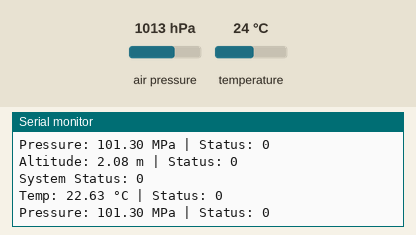
The sketch below on a simulated Arduino Uno, built with avr-gcc and run on an emulated ATmega328P. Parts: the last lines printed to the serial monitor. Inputs (shaded band) come from the test bench; at power-on: air pressure 1013 hPa, temperature 24 °C.

Above: at 1.2 s.
1.3 s: air pressure set to 952 hPa
At 1.49 s:
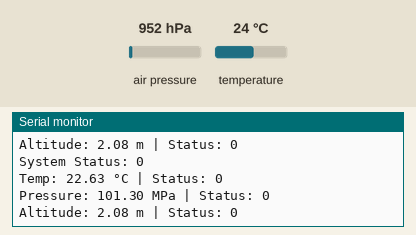
2.8 s: temperature set to 12 °C
At 3.16 s:
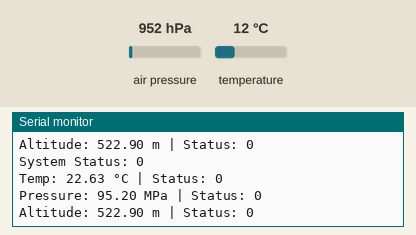
4.3 s: air pressure set to 975 hPa
At 4.83 s:
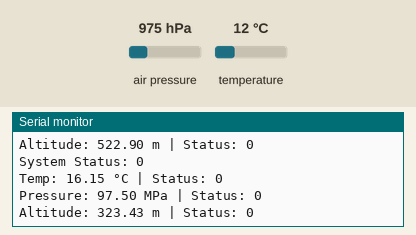
5.8 s: air pressure set to 1048 hPa
At 6.51 s:
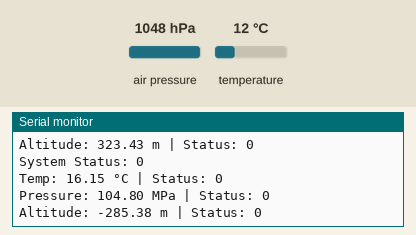
Timing chart, 0 to 8.8 s (numbered marks = the images above; inputs shaded):
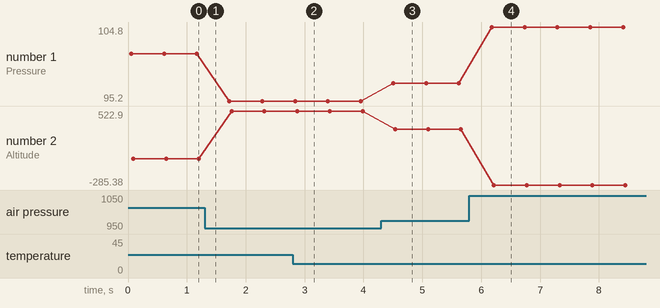

The sketch:

BMP_CV1.1.ino
```cpp
// In this file you can find the first version of the code with some corrections.

#include "Adafruit_Sensor.h"
#include "Adafruit_INA219.h"
#include "Adafruit_BMP280.h"
#include <limits.h>

#define TIMEOUT_US 5000

Adafruit_BMP280 bmp;

/**
 * @brief Returns the current temperature multiplied by 100 to preserve 2 decimal places.
 */
unsigned short getTemperature(long* output) {

  unsigned long start = micros();

  // Raw data acquisition
  float rawTemperature = bmp.readTemperature();

  // Temperature Correction
  float correctedTemperature = (rawTemperature + 17.959) / 1.8541;

  // Timeout check
  if (micros() - start > TIMEOUT_US) {
    return 3;
  }

  // Data processing
  double tempScaled = correctedTemperature * 100.0;

  // Error Validation
  if (tempScaled > INT32_MAX) {
    *output = INT32_MAX;
    return 1;
  }
  else if (tempScaled < -(INT32_MAX + 1)) {
    *output = -(INT32_MAX + 1);
    return 2;
  }

  *output = (long)tempScaled;
  return 0;
}

/**
 * @brief Returns the current presion (MPa) multiplied by 100 to preserve 2 decimal places.
 */
unsigned short getPressure(long* output) {

  unsigned long start = micros();

  // Raw data acquisition
  float rawPressure = bmp.readPressure() / 1000.0;

  // Timeout check
  if (micros() - start > TIMEOUT_US) {
    return 3;
  }

  // Data processing
  double pressureScaled = rawPressure * 100.0;

  // Error Validation
  if (pressureScaled > INT32_MAX) {
    *output = INT32_MAX;
    return 1;
  }
  else if (pressureScaled < -(INT32_MAX + 1)) {
    *output = -(INT32_MAX + 1);
    return 2;
  }

  *output = (long)pressureScaled;
  return 0;
}

/**
 * @brief Returns the current altitude multiplied by 100 to preserve 2 decimal places.
 */
unsigned short getAltitude(long* output) {

  unsigned long start = micros();

  //Raw data acquisition
  float rawAltitude = bmp.readAltitude(1013.25);

  // Timeout check
  if (micros() - start > TIMEOUT_US) {
    return 3;
  }

  // Data processing
  double altitudeScaled = rawAltitude * 100.0;

  // Error Validation
  if (altitudeScaled > INT32_MAX) {
    *output = INT32_MAX;
    return 1;
  }
  else if (altitudeScaled < -(INT32_MAX + 1)) {
    *output = -(INT32_MAX + 1);
    return 2;
  }

  *output = (long)altitudeScaled;
  return 0;
}

/**
 * @brief Devuelve 0 si todo esta bien y 1 si el sensor reporta error.
 */
unsigned short getSystemStatus() {
  long temperature;
  long pressure;
  long altitude;

  unsigned short tStatus = getTemperature(&temperature);
  unsigned short pStatus = getPressure(&pressure);
  unsigned short aStatus = getAltitude(&altitude);

  if (tStatus == 0 && pStatus == 0 && aStatus == 0) {
    return 0;
  }

  return 1;
}

void setup() {
  Serial.begin(9600);
  bmp.begin(0x76);

  // Continuous measurement mode
  bmp.setSampling(
    Adafruit_BMP280::MODE_NORMAL,
    Adafruit_BMP280::SAMPLING_X1,
    Adafruit_BMP280::SAMPLING_X1,
    Adafruit_BMP280::FILTER_OFF,
    Adafruit_BMP280::STANDBY_MS_1
  );
}

void loop() {

  long temperature;
  long pressure;
  long altitude;

  unsigned short tStatus;
  unsigned short pStatus;
  unsigned short aStatus;
  unsigned short systemStatus;

  tStatus = getTemperature(&temperature);
  pStatus = getPressure(&pressure);
  aStatus = getAltitude(&altitude);
  systemStatus = getSystemStatus();

  Serial.print("System Status: ");
  Serial.println(systemStatus);

  Serial.print("Temp: ");
  Serial.print(temperature / 100.0);
  Serial.print(" °C | Status: ");
  Serial.println(tStatus);

  Serial.print("Pressure: ");
  Serial.print(pressure / 100.0);
  Serial.print(" MPa | Status: ");
  Serial.println(pStatus);

  Serial.print("Altitude: ");
  Serial.print(altitude / 100.0);
  Serial.print(" m | Status: ");
  Serial.println(aStatus);

  delay(500);
}
```

Measured:
- after the input at 4.3 s, the serial monitor: prints a new line after 0.21 s (image 3)
- after the input at 5.8 s, the serial monitor: prints a new line after 0.38 s (image 4)
- plotted number 1: 101.3 → 95.2 after the input at 1.3 s, 95.2 → 97.5 after the input at 4.3 s, 97.5 → 104.8 after the input at 5.8 s
- plotted number 2: 2.08 → 522.9 after the input at 1.3 s, 522.9 → 323.43 after the input at 4.3 s, 323.43 → -285.38 after the input at 5.8 s
